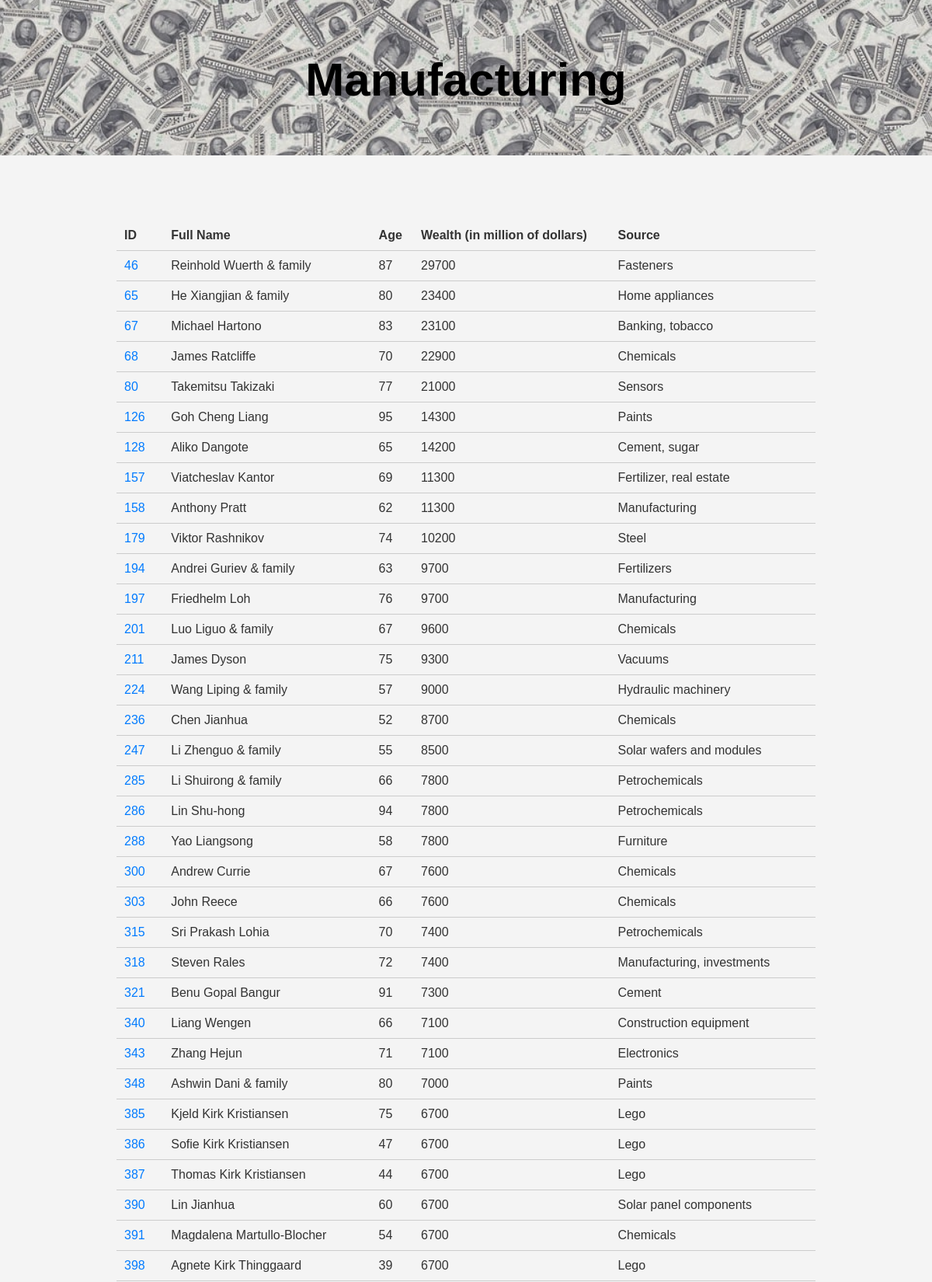
/industry_all/Manufacturing (upper part), run on the app's committed database.
### tables this page shows
CREATE TABLE People (
        id INTEGER PRIMARY KEY,
        position INTEGER,
        wealth INTEGER,
        full_name TEXT,
        age INTEGER,
        citizenship TEXT,
        gender TEXT,
        birth_date NUMERIC,
        last_name TEXT,
        first_name TEXT,
        birth_year INTEGER,
        birth_month NUMERIC,
        birth_day INTEGER,
        residence_id INTEGER REFERENCES Residences (id),
        industry_id INTEGER REFERENCES Industries (id)
    );

CREATE TABLE Industries (
        id INTEGER PRIMARY KEY,
        industry TEXT,
        source TEXT
    );

### app.py (the view)
@app.route('/industry_all/<string:industry_name>')
def industry_all(industry_name):
    all_billionaires_query = """
    SELECT p.id, p.full_name,p.age, p.wealth, i.source
    FROM industries i
    JOIN people p ON i.id = p.industry_id
    WHERE i.industry = ?
    ORDER BY wealth DESC
    """
    _, all_billionaires = execute_query(all_billionaires_query, (industry_name,))
    return render_template(
        'industry_all.html',
        industry_name=industry_name,
        all_billionaires=all_billionaires
    )

### app.py (called while the page is built)
def execute_query(query, params=None):
    conn = sqlite3.connect(db_path)
    cursor = conn.cursor()
    cursor.execute(query, params or [])
    columns = [description[0] for description in cursor.description]
    results = cursor.fetchall()
    conn.close()
    return columns, results

### templates/industry_all.html (shortened to what this page needs)
<!DOCTYPE html>
<html lang="en">
<head>
    <link rel="stylesheet" href="{{ url_for('static', filename='style.css') }}">
</head>
<body>
    <header>
        <img src="{{ url_for('static', filename='header-image.jpg') }}" alt="Header Image" class="header-image">
        <h1 class="header-title">{{ industry_name }}</h1>
    </header>
    <main>
        <table>
            <thead>
                <tr>
                    <th>ID</th>
                    <th>Full Name</th>
                    <th>Age</th>
                    <th>Wealth (in million of dollars)</th>
                    <th>Source</th>
                </tr>
            </thead>
            <tbody>
                {% for billionaire in all_billionaires %}
                    <tr>
                        <td><a href="/billionaire/{{ billionaire[0] }}">{{ billionaire[0] }}</a></td>
                        <td>{{ billionaire[1] }}</td>
                        <td>{{ billionaire[2] }}</td>
                        <td>{{ billionaire[3] }}</td>
                        <td>{{ billionaire[4] }}</td>
                    </tr>
                {% endfor %}
            </tbody>
        </table>
    </main>
</body>
</html>

### static/style.css (style rules this page uses)
body { font-family: Arial, sans-serif; margin: 0; padding: 0; background-color: #f4f4f4; color: #333; }
header { position: relative; text-align: center; color: black; margin-bottom:40px; }
.header-image { width: 100%; height: 200px; object-fit: cover; opacity: 0.8; }
.header-title { position: absolute; top: 50%; left: 50%; transform: translate(-50%, -50%); color: black; font-size: 60px; font-weight: bold; margin: 0; }
main { padding: 20px; max-width: 900px; margin: 0 auto; }
table { width: 100%; border-collapse: collapse; margin-top: 20px; }
table th, table td { text-align: left; padding: 10px; border-bottom: 1px solid #ccc; }
table th { background-color: #f4f4f4; }
table td a { color: #007BFF; text-decoration: none; }

### data on the page
People: id "46", full_name "Reinhold Wuerth & family", age "87", wealth "29700", source "Fasteners"
People: id "65", full_name "He Xiangjian & family", age "80", wealth "23400", source "Home appliances"
People: id "67", full_name "Michael Hartono", age "83", wealth "23100", source "Banking, tobacco"
People: id "68", full_name "James Ratcliffe", age "70", wealth "22900", source "Chemicals"
People: id "80", full_name "Takemitsu Takizaki", age "77", wealth "21000", source "Sensors"
People: id "126", full_name "Goh Cheng Liang", age "95", wealth "14300", source "Paints"
People: id "128", full_name "Aliko Dangote", age "65", wealth "14200", source "Cement, sugar"
People: id "157", full_name "Viatcheslav Kantor", age "69", wealth "11300", source "Fertilizer, real estate"
People: id "158", full_name "Anthony Pratt", age "62", wealth "11300", source "Manufacturing"
People: id "179", full_name "Viktor Rashnikov", age "74", wealth "10200", source "Steel"
People: id "194", full_name "Andrei Guriev & family", age "63", wealth "9700", source "Fertilizers"
People: id "197", full_name "Friedhelm Loh", age "76", wealth "9700", source "Manufacturing"
People: id "201", full_name "Luo Liguo & family", age "67", wealth "9600", source "Chemicals"
People: id "211", full_name "James Dyson", age "75", wealth "9300", source "Vacuums"
People: id "224", full_name "Wang Liping & family", age "57", wealth "9000", source "Hydraulic machinery"
People: id "236", full_name "Chen Jianhua", age "52", wealth "8700", source "Chemicals"
People: id "247", full_name "Li Zhenguo & family", age "55", wealth "8500", source "Solar wafers and modules"
People: id "285", full_name "Li Shuirong & family", age "66", wealth "7800", source "Petrochemicals"
People: id "286", full_name "Lin Shu-hong", age "94", wealth "7800", source "Petrochemicals"
People: id "288", full_name "Yao Liangsong", age "58", wealth "7800", source "Furniture"
People: id "300", full_name "Andrew Currie", age "67", wealth "7600", source "Chemicals"
People: id "303", full_name "John Reece", age "66", wealth "7600", source "Chemicals"
People: id "315", full_name "Sri Prakash Lohia", age "70", wealth "7400", source "Petrochemicals"
People: id "318", full_name "Steven Rales", age "72", wealth "7400", source "Manufacturing, investments"
People: id "321", full_name "Benu Gopal Bangur", age "91", wealth "7300", source "Cement"
People: id "340", full_name "Liang Wengen", age "66", wealth "7100", source "Construction equipment"
People: id "343", full_name "Zhang Hejun", age "71", wealth "7100", source "Electronics"
People: id "348", full_name "Ashwin Dani & family", age "80", wealth "7000", source "Paints"
People: id "385", full_name "Kjeld Kirk Kristiansen", age "75", wealth "6700", source "Lego"
People: id "386", full_name "Sofie Kirk Kristiansen", age "47", wealth "6700", source "Lego"
People: id "387", full_name "Thomas Kirk Kristiansen", age "44", wealth "6700", source "Lego"
People: id "390", full_name "Lin Jianhua", age "60", wealth "6700", source "Solar panel components"
People: id "391", full_name "Magdalena Martullo-Blocher", age "54", wealth "6700", source "Chemicals"
People: id "398", full_name "Agnete Kirk Thinggaard", age "39", wealth "6700", source "Lego"

### other printed values
{{ industry_name }} "Manufacturing"
